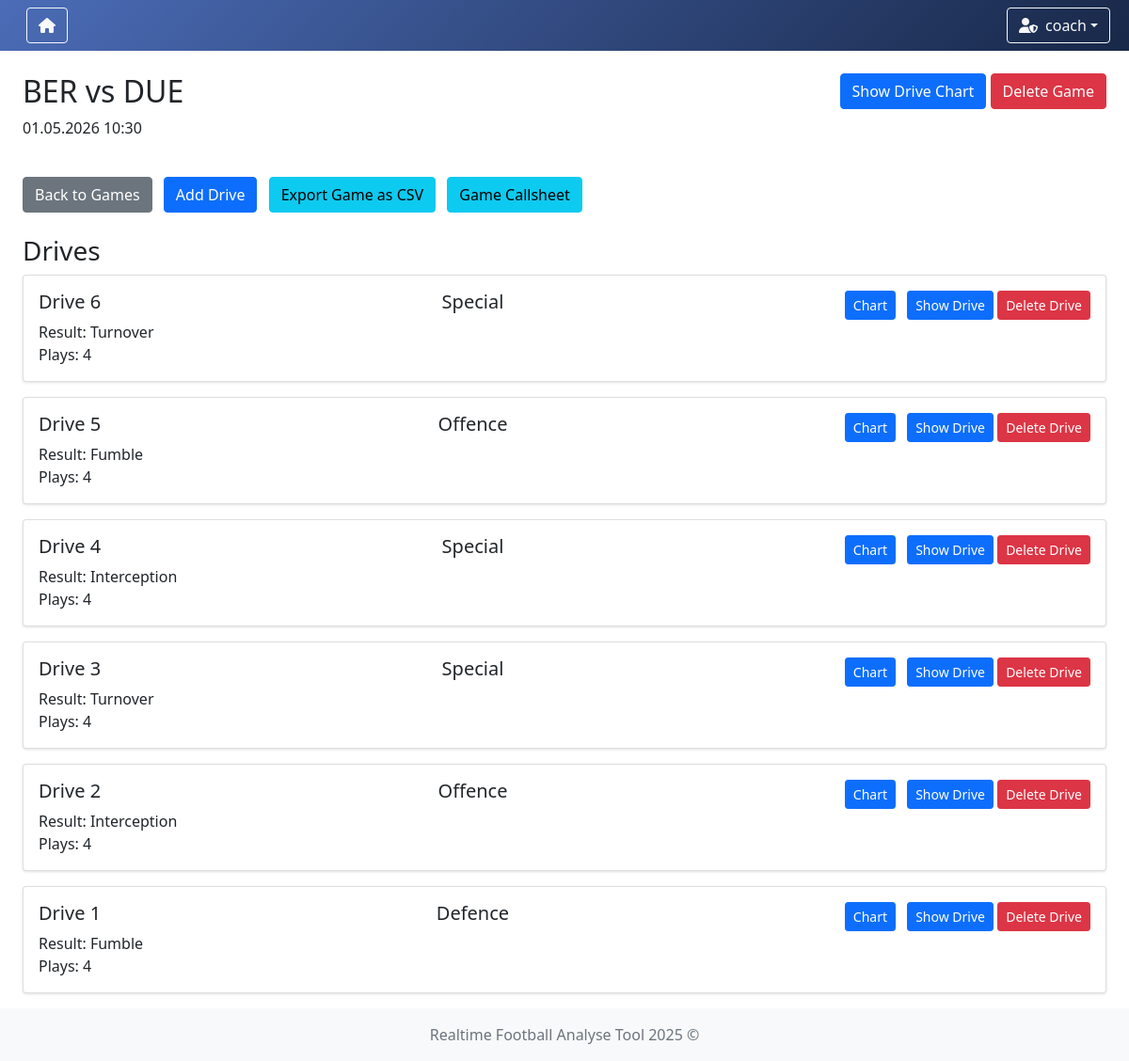
The page /games/1 (signed in) on the database as committed earlier.
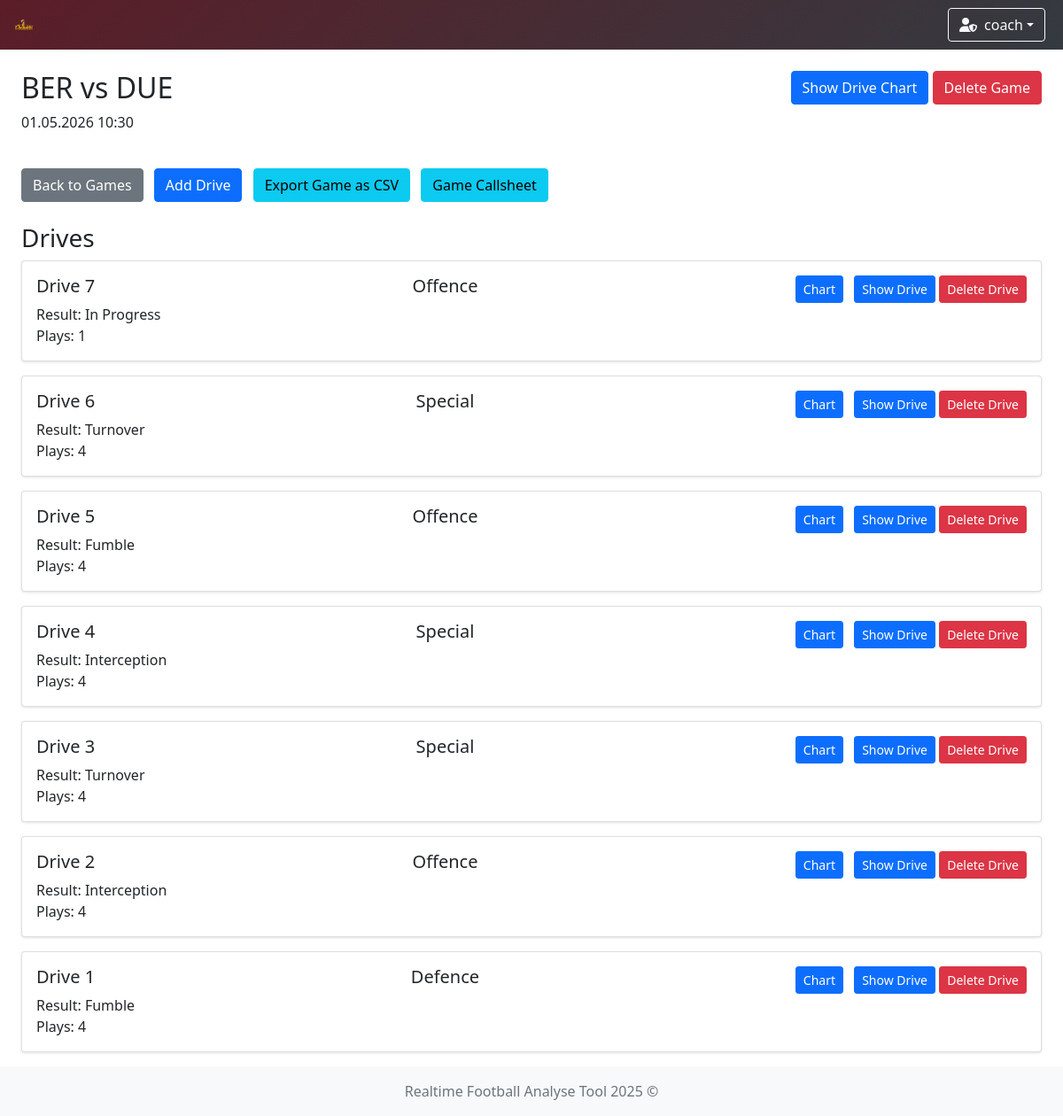
The same page on the database as committed later.
### app/models/drive.py (models this page shows)
class DriveModel(db.Model):
    __tablename__ = 'drive'
    id = db.Column(db.Integer, primary_key=True)
    game_id = db.Column(db.Integer, db.ForeignKey('game.id'), nullable=False)
    result = db.Column(db.String(50))
    ended = db.Column(db.Boolean, default=False)
    plays = db.relationship('PlayModel', backref='drive', lazy=True, cascade='all, delete-orphan')

### app/models/team.py (models this page shows)
class TeamModel(db.Model):
    __tablename__ = 'teams'
    id = db.Column(db.Integer, primary_key=True)
    name = db.Column(db.String(100), nullable=False, unique=True)  # prevent duplicate team names
    icon = db.Column(db.String(300), nullable=False)  # longer path for future-proofing
    primary_color = db.Column(db.String(20), nullable=False)
    secondary_color = db.Column(db.String(20), nullable=False)

### app/controllers/game.py (the view)
    @login_required
    def game_detail(self, game_id: int) -> str:
        game = GameModel.get_by_id(game_id)
        return render_template(template_name_or_list='game/game_detail.html', game=game)

### app/controllers/user.py (called while the page is built)
    @staticmethod
    def load_user(user_id):
        return UserModel.query.get(int(user_id))

### app/models/game.py (called while the page is built)
    @classmethod
    def get_by_id(cls, game_id: int) -> Optional['GameModel']:
        return cls.query.get_or_404(game_id)

### run.py (called while the page is built)
    def _inject_context(self) -> None:
        @self.app.context_processor
        def inject_teams() -> dict:
            try:
                teams = TeamModel.query.all()
                return dict(teams=teams)
            except Exception as e:
                print(f"[!] Error injecting teams: {str(e)} ({type(e).__name__})")
                return dict(teams=[])

### app/templates/game/game_detail.html (shortened to what this page needs)
{% extends "system/base.html" %}
{% block content %}
<div class="row mb-4">
    <div class="col">
        <h2>{{ game.name }}</h2>
        <p>{{ game.date.strftime('%d.%m.%Y') }} {{ game.time }}</p>
    </div>
    <div class="col text-end">
        <a href="{{ url_for('drive_chart', game_id=game.id) }}" class="btn btn-primary">Show Drive Chart</a>
        {% if current_user.role == 'admin' %}
        <form action="{{ url_for('delete_game', game_id=game.id) }}" method="POST" class="d-inline">
            <button type="submit" class="btn btn-danger"
                    onclick="return confirm('Are you sure you want to delete this game?')">Delete Game</button>
        </form>
        {% else %}
        <button class="btn btn-secondary" disabled>Delete Game</button>
        {% endif %}
    </div>
</div>
<div class="row mb-4">
    <div class="col">
        <form action="{{ url_for('add_drive', game_id=game.id) }}" method="POST">
            <a href="{{ url_for('game_options') }}" class="btn btn-secondary">Back to Games</a>
            <button type="submit" class="btn btn-primary">Add Drive</button>
            <a href="{{ url_for('export_game', game_id=game.id) }}" class="btn btn-info">Export Game as CSV</a>
            <a href="{{ url_for('game_callsheet', game_id=game.id) }}" class="btn btn-info">Game Callsheet</a>
        </form>
    </div>
</div>
<div class="row">
    <div class="col">
        <h3>Drives</h3>
    {% for drive in game.drives|sort(attribute='id', reverse=True) %}
        <div class="card mb-3">
            <div class="card-body">
                <div class="d-flex justify-content-between align-items-start">
                <h5 class="card-title">Drive {{ loop.revindex }}</h5>
                {% if drive.plays | length > 0 %}
                    {% if drive.plays[0].odk == "O" %}
                        <h5 class="card-title">Offence</h5>
                    {% elif drive.plays[0].odk == "D" %}
                        <h5 class="card-title">Defence</h5>
                    {% elif drive.plays[0].odk == "K" %}
                        <h5 class="card-title">Special</h5>
                    {% else %}
                        <h5 class="card-title">Unknown play type: {{ drive.plays[0].odk }}</h5>
                    {% endif %}
                {% endif %}
                    <div>
                        <a href="{{ url_for('drive_play_chart', game_id=game.id, drive_id=drive.id) }}" class="btn btn-sm btn-primary">Chart</a>
                        <a href="{{ url_for('drive_detail', drive_id=drive.id) }}" class="btn btn-sm btn-primary">Show Drive</a>
                        {% if current_user.role == 'admin' %}
                        <form action="{{ url_for('delete_drive', drive_id=drive.id) }}" method="POST" class="d-inline">
                            <button type="submit" class="btn btn-sm btn-danger"
                                    onclick="return confirm('Are you sure you want to delete this drive?')">Delete Drive</button>
                        </form>
                        {% else %}
                        <button class="btn btn-sm btn-secondary" disabled>Delete Drive</button>
                        {% endif %}
                    </div>
                </div>
                <p class="card-text">
                    Result: {{ drive.result or 'In Progress' }}<br>
                    Plays: {{ drive.plays|length }}
                </p>
            </div>
        </div>
        {% endfor %}
    </div>
</div>
{% endblock %}

### app/templates/system/base.html (shortened to what this page needs)
<!DOCTYPE html>
<html lang="en">
<head>
    <link href="https://cdn.jsdelivr.net/npm/bootstrap@5.1.3/dist/css/bootstrap.min.css" rel="stylesheet"/>
    <link rel="stylesheet" href="https://cdn.jsdelivr.net/npm/bootstrap-icons@1.11.3/font/bootstrap-icons.css"/>
    <link rel="stylesheet" href="https://cdnjs.cloudflare.com/ajax/libs/font-awesome/6.5.0/css/all.min.css"/>
    <link href="https://cdn.jsdelivr.net/npm/select2@4.1.0-rc.0/dist/css/select2.min.css" rel="stylesheet"/>
    <link href="https://cdn.jsdelivr.net/npm/select2-bootstrap-5-theme@1.3.0/dist/select2-bootstrap-5-theme.min.css"
          rel="stylesheet"/>
    <link href="https://cdn.datatables.net/1.13.6/css/dataTables.bootstrap5.min.css" rel="stylesheet"/>
    <link rel="stylesheet" href="https://cdn.datatables.net/fixedcolumns/4.3.0/css/fixedColumns.bootstrap5.min.css">
    <link rel="stylesheet" href="{{ url_for('static', filename='styles.css') }}"/>
</head>
<body class="{% block body_class %}{% endblock %}">
{% if current_user.is_authenticated %}
    {% set ns = namespace(navbar_color='background: linear-gradient(135deg, #4b6cb7, #182848);', team_found=False) %}
    {% if current_user.team %}
        {% set ns.navbar_color = 'background: linear-gradient(135deg, ' ~ current_user.team.secondary_color ~ ', #343a40);' %}
        {% set ns.team_found = True %}
    {% endif %}
    <nav class="navbar navbar-expand-lg navbar-dark" style="{{ ns.navbar_color }}">
        <div class="container-fluid position-relative">
            <a class="navbar-brand d-flex align-items-center" href="{{ url_for('index') }}">
                {% if current_user.team and ns.team_found %}
                    <img class="team-logo" src="{{ current_user.team.icon }}" alt="{{ current_user.team.name }} logo"
                         style="height:30px; margin-right:8px;"/>
                {% else %}
                    <a href="{{ url_for('game_options') }}" class="btn btn-outline-light me-2" title="Home">
                        <i class="fas fa-home"></i>
                    </a>
                {% endif %}
            </a>
            <div class="ms-auto d-flex align-items-center">
                <div class="dropdown me-2">
                    <button class="btn btn-outline-light dropdown-toggle d-flex align-items-center" type="button"
                            id="userDropdown" data-bs-toggle="dropdown" aria-expanded="false">
                        {% if current_user.role == 'admin' %}
                            <i class="fas fa-user-shield me-2"></i>
                        {% else %}
                            <i class="fas fa-user me-2"></i>
                        {% endif %}
                        {{ current_user.username }}
                    </button>
                </div>
            </div>
        </div>
    </nav>
{% endif %}
<div class="content-wrapper">
    <div class="container-fluid mt-4 px-4">
        <div id="toast-container" class="toast-container position-fixed bottom-0 end-0 p-3" style="z-index: 1100;">
        </div>
        {% block content %}{% endblock %}
    </div>
</div>
<footer class="footer mt-auto py-3 bg-light">
    <div class="container text-center">
        <span class="text-muted">Realtime Football Analyse Tool 2025 ©</span>
    </div>
</footer>
</body>
</html>

Rows that differ between the two databases and show on the page:
now on this page (row unchanged): TeamModel: team.icon (picture)
added DriveModel: shows "Offence", result "In Progress", plays|length "1"
